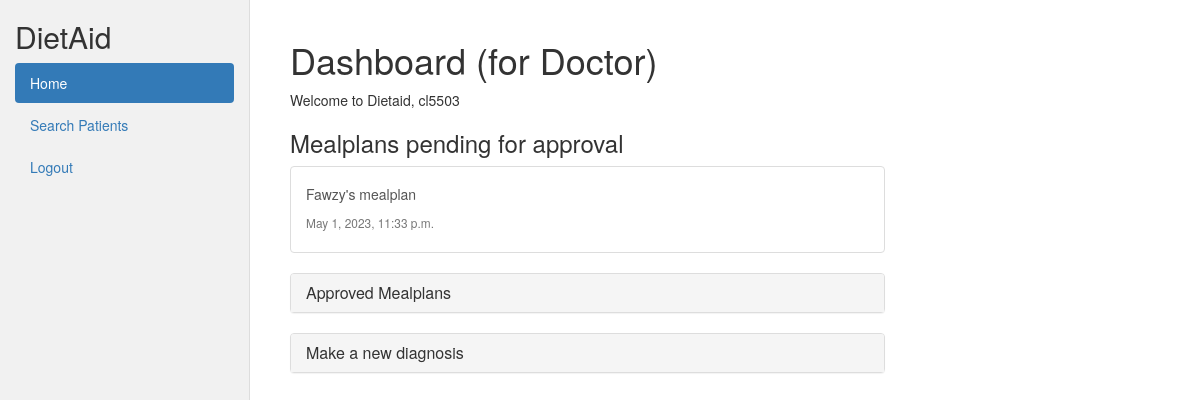
Before: /catalog/ (signed in) with the older database file.
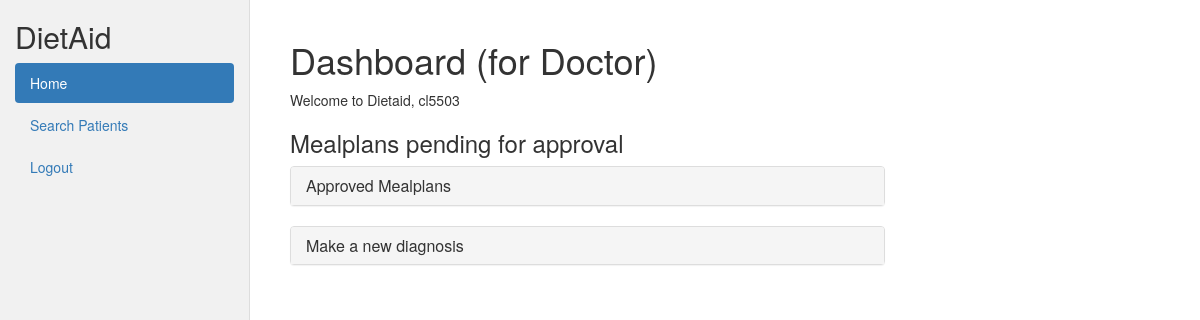
After: the same page with the newer database file.
### catalog/models.py (models this page shows)
class Mealplan(models.Model):
    patient_id = models.IntegerField()
    patient_lastname = models.CharField(max_length = 100)
    doctor_id = models.IntegerField()
    doctor_lastname = models.CharField(max_length = 100)
    diagnosis_id = models.IntegerField()
    preference = models.CharField(max_length = 500)
    allergy = models.CharField(max_length = 50)
    breakfast = models.CharField(max_length = 500)
    lunch = models.CharField(max_length = 500)
    dinner = models.CharField(max_length = 500)
    notes_from_doctor = models.CharField(max_length = 500)
    approved = models.BooleanField(default = False)
    checked_in_on = models.CharField(default = "", max_length=100)
    created_at = models.DateTimeField(auto_now_add=True)
    updated_at = models.DateTimeField(auto_now=True)

### catalog/views.py (the view)
# urls.py: path('', views.index, name='index'),
@login_required
def index(request):
    if(request.user.groups.filter(name='Admin').exists()):
        return HttpResponseRedirect(reverse('admin:index'))
    all_patients = User.objects.filter(groups__name__in = ['Patient'])
    all_diagnosis = Diagnosis.objects.filter(patient_id__exact = request.user.id).order_by('-created_at')
    my_mealplans = Mealplan.objects.filter(patient_id__exact = request.user.id).order_by('-created_at')
    if(is_doctor(request.user)):
        my_mealplans = Mealplan.objects.filter(doctor_id__exact = request.user.id).order_by('-created_at')
    context = {
        'patient_list': all_patients,
        'diagnosis_list': all_diagnosis,
        'is_doctor': is_doctor(request.user),
        'mealplan_list': my_mealplans,
    }
    return render(request, 'index.html', context=context)

### catalog/views.py (called while the page is built)
def is_doctor(user):
    if(user.groups.filter(name='Doctor').exists()):
        return True
    else:
        return False

### catalog/templates/index.html (shortened to what this page needs)
{% extends "base_generic.html" %}
{% block content %}
    {% if is_doctor %}
        <h1>Dashboard (for Doctor)</h1>
        <p>Welcome to Dietaid, {{user.get_username}}</p>
        <h3>Mealplans pending for approval</h3>
        {% for mealplan in mealplan_list %}
            {% if mealplan.approved == False %}
                <div class="list-group">
                    <a href="{% url 'mealplan-detail' %}?mealplan_id={{mealplan.id}}" class="list-group-item list-group-item-action flex-column align-items-start">
                        <div class="d-flex w-100 justify-content-between">
                            <h5 class='mb-1'>{{mealplan.patient_lastname}}'s mealplan</h5>
                            <small class="text-muted">{{mealplan.created_at}}</small>
                        </div>
                    </a>
                </div>
            {% endif %}
        {% endfor %}
        <div class="panel-group">
            <div class="panel panel-default">
              <div class="panel-heading">
                <h4 class="panel-title">
                  <a data-toggle="collapse" href="#collapse1">Approved Mealplans</a>
                </h4>
              </div>
            </div>
        </div>
        <div class="panel-group">
            <div class="panel panel-default">
              <div class="panel-heading">
                <h4 class="panel-title">
                  <a data-toggle="collapse" href="#collapse2">Make a new diagnosis</a>
                </h4>
              </div>
            </div>
          </div>
    {% endif %}
{% endblock %}

### catalog/templates/base_generic.html (shortened to what this page needs)
<!DOCTYPE html>
<html lang="en">
<head>
  <link rel="stylesheet" href="https://maxcdn.bootstrapcdn.com/bootstrap/3.4.1/css/bootstrap.min.css">
  {% load static %}
  <link rel="stylesheet" href="{% static 'css/styles.css' %}">
</head>
<body>
  <div class="container-fluid">
    <div class="row content">
      <div class="col-sm-3 sidenav hidden-xs position-fixed h-100">
        <h2>DietAid</h2>
      {% block sidebar %}
        <ul class="nav nav-pills nav-stacked">
            <li class='active'><a href="{% url 'index' %}">Home</a></li>
            {%if user.userprofile.role == 'doctor'%}
              <li><a href = "{% url 'search-patients' %}">Search Patients</a></li>
            {% endif %}
            {% if user.is_authenticated %}
                <li><a href="{% url 'logout' %}">Logout</a></li>
            {% else %}
                <li><a href="{% url 'login' %}">Login</a></li>
            {% endif %}
        </ul><br>
     {% endblock %}
      </div>
      <br>
      <div class="col-sm-9 main">{% block content %}{% endblock %}</div>
    </div>
  </div>
</body>
</html>

### catalog/templates/base_generic.html (style rules this page uses)
.row.content { height: calc(100vh) }
.sidenav { background-color: #f1f1f1; height: 100%; width: 250px }
.main { padding-left: 290px; }
.position-fixed { position: fixed; top: 0; left: 0; z-index: 1000; overflow-y: auto; background-color: #f1f1f1; border-right: 1px solid #ddd; }

Changed rows visible on the page:
removed Mealplan: patient_lastname "Fawzy", created_at "May 1, 2023, 11:33 p.m."
